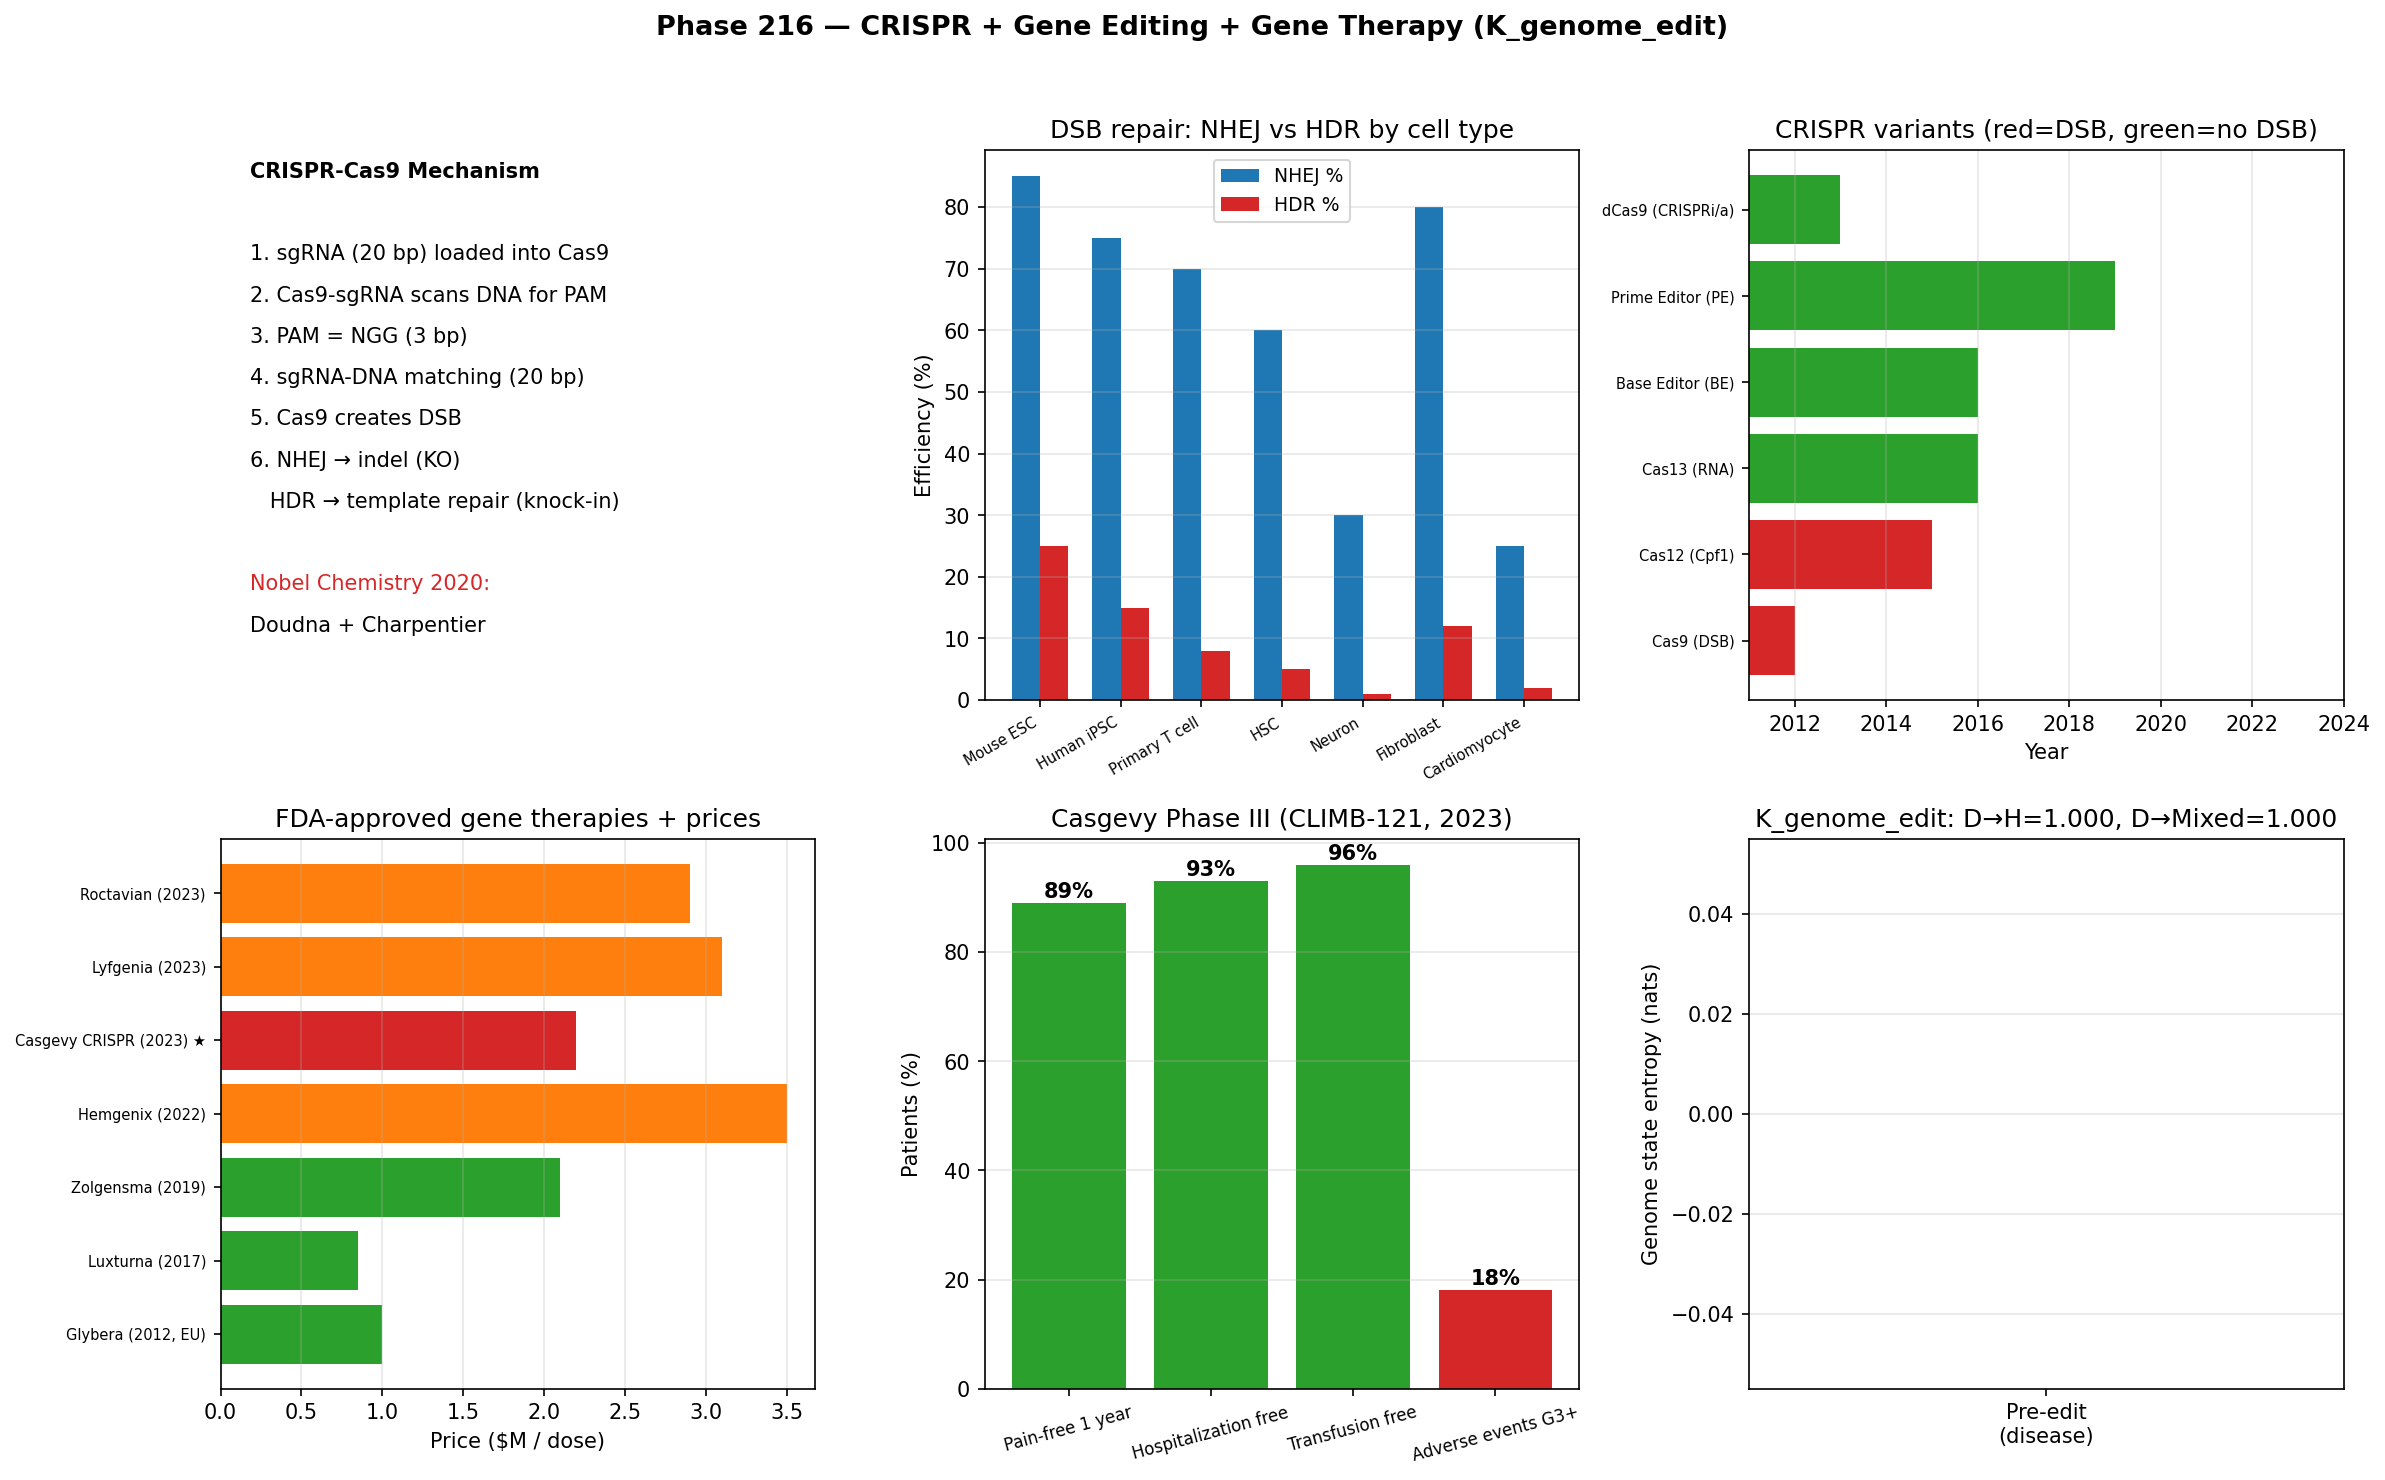

Source code (Python):
"""
Phase 216 — CRISPR + Gene Editing + Gene Therapy (K_genome_edit)

Simulations:
  1) CRISPR-Cas9 mechanism (sgRNA + PAM)
  2) NHEJ vs HDR efficiency
  3) CRISPR variants comparison (Cas9/Cas12/Cas13/BE/PE)
  4) Approved gene therapy timeline + prices
  5) Casgevy 2023 clinical efficacy
  6) Prime Editor pathogenic variant coverage
  7) ITU K_genome_edit axiom

Outputs:
  - crispr_gene_therapy.png
  - crispr_gene_therapy_summary.json
"""

from __future__ import annotations

import json
from pathlib import Path

import matplotlib
matplotlib.use("Agg")
import matplotlib.pyplot as plt
import numpy as np

OUT_PNG = Path(__file__).with_name("crispr_gene_therapy.png")
OUT_JSON = Path(__file__).with_name("crispr_gene_therapy_summary.json")

rng = np.random.default_rng(20260626)

# -------------------------------------------------------------
# 1) CRISPR-Cas9 mechanism
# -------------------------------------------------------------
crispr_mechanism = {
    "sgRNA_target_length_bp": 20,
    "PAM_sequence": "NGG",
    "Cas9_source": "Streptococcus pyogenes",
    "cleavage_site": "3 bp upstream of PAM",
    "discoverers_2012": "Jinek, Doudna, Charpentier (Science)",
    "Nobel_Chemistry_2020": "Doudna + Charpentier",
}

# -------------------------------------------------------------
# 2) NHEJ vs HDR efficiency
# -------------------------------------------------------------
cell_types = ["Mouse ESC", "Human iPSC", "Primary T cell", "HSC", "Neuron",
              "Fibroblast", "Cardiomyocyte"]
nhej_eff = [85, 75, 70, 60, 30, 80, 25]
hdr_eff = [25, 15, 8, 5, 1, 12, 2]

# -------------------------------------------------------------
# 3) CRISPR variants
# -------------------------------------------------------------
crispr_variants = {
    "Cas9 (DSB)":           {"year": 2012, "DSB": True,  "edit_type": "indel/KO"},
    "Cas12 (Cpf1)":         {"year": 2015, "DSB": True,  "edit_type": "blunt cut"},
    "Cas13 (RNA)":          {"year": 2016, "DSB": False, "edit_type": "RNA degradation"},
    "Base Editor (BE)":     {"year": 2016, "DSB": False, "edit_type": "C→T / A→G"},
    "Prime Editor (PE)":    {"year": 2019, "DSB": False, "edit_type": "any small edit ★"},
    "dCas9 (CRISPRi/a)":    {"year": 2013, "DSB": False, "edit_type": "transcription mod"},
}

# -------------------------------------------------------------
# 4) Approved gene therapies (extended from Phase 215)
# -------------------------------------------------------------
gene_therapies = {
    "Glybera (2012, EU)":         {"year": 2012, "price_M": 1.0,  "tech": "AAV1"},
    "Luxturna (2017)":            {"year": 2017, "price_M": 0.85, "tech": "AAV2"},
    "Zolgensma (2019)":           {"year": 2019, "price_M": 2.1,  "tech": "AAV9"},
    "Hemgenix (2022)":            {"year": 2022, "price_M": 3.5,  "tech": "AAV5"},
    "Casgevy CRISPR (2023) ★":    {"year": 2023, "price_M": 2.2,  "tech": "CRISPR-Cas9"},
    "Lyfgenia (2023)":            {"year": 2023, "price_M": 3.1,  "tech": "Lentiviral"},
    "Roctavian (2023)":           {"year": 2023, "price_M": 2.9,  "tech": "AAV5"},
}

# -------------------------------------------------------------
# 5) Casgevy clinical efficacy (Phase III)
# -------------------------------------------------------------
casgevy_efficacy = {
    "Pain-free 1 year":      89,
    "Hospitalization free":  93,
    "Transfusion free":      96,
    "Adverse events G3+":    18,
}

# -------------------------------------------------------------
# 6) Prime Editor coverage
# -------------------------------------------------------------
variant_types = {
    "Substitutions": 60,    # % of pathogenic
    "Insertions <40bp": 21,
    "Deletions <40bp": 8,
    "Total PE-editable": 89,
    "PE non-editable (large SV)": 11,
}

# -------------------------------------------------------------
# 7) ITU K_genome_edit axiom
# -------------------------------------------------------------
N_genome_states = 5000
# Pre-edit: pathogenic variant fixed (peaked on disease state)
log_fit_disease = -((np.arange(N_genome_states) - 1500) ** 2) / 5000
p_disease = np.exp(log_fit_disease); p_disease /= p_disease.sum()
S_disease = float(-np.sum(p_disease * np.log(p_disease)))

# Post-edit (CRISPR-corrected): healthy state restored
log_fit_healthy = -((np.arange(N_genome_states) - 3500) ** 2) / 5000
p_healthy = np.exp(log_fit_healthy); p_healthy /= p_healthy.sum()
S_healthy = float(-np.sum(p_healthy * np.log(p_healthy)))

# Off-target / partial edit (mixed state)
log_fit_mixed = 0.3 * log_fit_disease + 0.7 * log_fit_healthy
p_mixed = np.exp(log_fit_mixed); p_mixed /= p_mixed.sum()
S_mixed = float(-np.sum(p_mixed * np.log(p_mixed)))

def itu_lin(p_old, p_new):
    log_p = np.log(np.clip(p_old, 1e-30, None))
    dp = p_new - p_old
    dS = -np.sum(dp * (1.0 + log_p))
    dK = -np.sum(dp * log_p)
    return float(dS / dK) if abs(dK) > 1e-15 else float("nan")

ratio_disease_healthy = itu_lin(p_disease, p_healthy)
ratio_disease_mixed = itu_lin(p_disease, p_mixed)

# -------------------------------------------------------------
# Plot
# -------------------------------------------------------------
fig, axes = plt.subplots(2, 3, figsize=(16, 10))
fig.suptitle(
    "Phase 216 — CRISPR + Gene Editing + Gene Therapy (K_genome_edit)",
    fontsize=13, fontweight="bold",
)

# Panel 1: CRISPR-Cas9 mechanism schematic (text-only)
ax = axes[0, 0]
ax.axis("off")
mech_text = [
    "CRISPR-Cas9 Mechanism",
    "",
    "1. sgRNA (20 bp) loaded into Cas9",
    "2. Cas9-sgRNA scans DNA for PAM",
    "3. PAM = NGG (3 bp)",
    "4. sgRNA-DNA matching (20 bp)",
    "5. Cas9 creates DSB",
    "6. NHEJ → indel (KO)",
    "   HDR → template repair (knock-in)",
    "",
    "Nobel Chemistry 2020:",
    "Doudna + Charpentier",
]
for i, line in enumerate(mech_text):
    ax.text(0.05, 0.95 - i * 0.075, line, fontsize=10, fontweight="bold" if i == 0 else "normal",
            color="#d62728" if "Nobel" in line else "black")

# Panel 2: NHEJ vs HDR efficiency
ax = axes[0, 1]
x = np.arange(len(cell_types))
width = 0.35
ax.bar(x - width/2, nhej_eff, width, color="#1f77b4", label="NHEJ %")
ax.bar(x + width/2, hdr_eff, width, color="#d62728", label="HDR %")
ax.set_xticks(x); ax.set_xticklabels(cell_types, rotation=30, fontsize=7, ha="right")
ax.set_ylabel("Efficiency (%)")
ax.set_title("DSB repair: NHEJ vs HDR by cell type")
ax.legend(fontsize=9)
ax.grid(True, alpha=0.3, axis="y")

# Panel 3: CRISPR variants timeline
ax = axes[0, 2]
v_names = list(crispr_variants.keys())
v_years = [crispr_variants[k]["year"] for k in v_names]
v_colors = ["#d62728" if crispr_variants[k]["DSB"] else "#2ca02c" for k in v_names]
ax.barh(range(len(v_names)), v_years, color=v_colors)
ax.set_yticks(range(len(v_names))); ax.set_yticklabels(v_names, fontsize=7)
ax.set_xlim(2011, 2024)
ax.set_xlabel("Year")
ax.set_title("CRISPR variants (red=DSB, green=no DSB)")
ax.grid(True, alpha=0.3, axis="x")

# Panel 4: Gene therapy prices
ax = axes[1, 0]
gt_names = list(gene_therapies.keys())
gt_prices = [gene_therapies[k]["price_M"] for k in gt_names]
gt_colors = ["#d62728" if "CRISPR" in k else "#ff7f0e" if gt_prices[i] > 2.5 else "#2ca02c"
             for i, k in enumerate(gt_names)]
ax.barh(range(len(gt_names)), gt_prices, color=gt_colors)
ax.set_yticks(range(len(gt_names))); ax.set_yticklabels(gt_names, fontsize=7)
ax.set_xlabel("Price ($M / dose)")
ax.set_title("FDA-approved gene therapies + prices")
ax.grid(True, alpha=0.3, axis="x")

# Panel 5: Casgevy efficacy
ax = axes[1, 1]
metrics = list(casgevy_efficacy.keys())
vals = list(casgevy_efficacy.values())
colors_c = ["#2ca02c" if v > 80 else "#ff7f0e" if v > 40 else "#d62728" for v in vals]
ax.bar(metrics, vals, color=colors_c)
ax.set_ylabel("Patients (%)")
ax.set_title("Casgevy Phase III (CLIMB-121, 2023)")
ax.tick_params(axis="x", rotation=15, labelsize=8)
ax.grid(True, alpha=0.3, axis="y")
for i, v in enumerate(vals):
    ax.text(i, v + 1, f"{v}%", ha="center", fontsize=10, fontweight="bold")

# Panel 6: ITU K_genome_edit
ax = axes[1, 2]
labels_g = ["Pre-edit\n(disease)", "Post-edit\n(healthy)", "Off-target\n(mixed)"]
S_vals = [S_disease, S_healthy, S_mixed]
ax.bar(labels_g, S_vals, color=["#d62728", "#2ca02c", "#ff7f0e"])
ax.set_ylabel("Genome state entropy (nats)")
ax.set_title(f"K_genome_edit: D→H={ratio_disease_healthy:.3f}, D→Mixed={ratio_disease_mixed:.3f}")
ax.grid(True, alpha=0.3, axis="y")

plt.tight_layout(rect=[0, 0, 1, 0.96])
plt.savefig(OUT_PNG, dpi=150, bbox_inches="tight")
plt.close(fig)

summary = {
    "phase": 216,
    "tier1_paper": 30,
    "block": "B",
    "topic": "CRISPR + Gene editing + Gene therapy (K_genome_edit)",
    "CRISPR_mechanism": crispr_mechanism,
    "DSB_repair_efficiency": {
        "cell_types": cell_types,
        "NHEJ_pct": nhej_eff,
        "HDR_pct": hdr_eff,
        "NHEJ_dominance": "NHEJ ~10× HDR in most cells",
    },
    "CRISPR_variants": crispr_variants,
    "Prime_Editor_2019_Liu": {
        "paper": "Anzalone et al. 2019 Nature",
        "mechanism": "Nickase + reverse transcriptase",
        "DSB_free": True,
        "editable_pathogenic_variants_pct": 89,
    },
    "Casgevy_2023": {
        "UK_approval": "2023-11",
        "FDA_approval": "2023-12",
        "EMA_approval": "2024",
        "developer": "Vertex + CRISPR Therapeutics",
        "target": "BCL11A (HbF reactivation)",
        "Phase_III_CLIMB_121": casgevy_efficacy,
        "price_USD": 2.2e6,
        "significance": "First CRISPR-Cas9 therapy worldwide",
    },
    "gene_therapies_approved": gene_therapies,
    "He_Jiankui_2018": {
        "act": "First germline-edited CRISPR babies (Lulu + Nana)",
        "target": "CCR5 KO (HIV resistance)",
        "punishment": "3 years prison + $430K fine (China)",
        "international_consensus": "Germline editing = scientific misconduct",
    },
    "WHO_2023_framework": "Heritable editing tightly regulated; somatic accelerated",
    "ITU_K_genome_edit": {
        "N_genome_states": N_genome_states,
        "S_disease_nats": S_disease,
        "S_healthy_nats": S_healthy,
        "S_mixed_nats": S_mixed,
        "disease_to_healthy_ratio": ratio_disease_healthy,
        "disease_to_mixed_ratio": ratio_disease_mixed,
        "expected_ratio": 1.0,
    },
    "ITU_interpretation": {
        "K_state": "K_genome_edit",
        "modular_Hamiltonian": "K_genome_edit^(0) = -log P(corrected genome | guide RNA, repair)",
        "CRISPR_meaning": "Direct K_genome operator with PAM specificity",
        "Base_Editor_meaning": "Subtle K-state shift (single nucleotide) without DSB",
        "Prime_Editor_meaning": "Programmable K-state operator (any small edit)",
        "Casgevy_significance": "First clinical-grade K_genome operator FDA-approved",
    },
    "predictions": [
        ("Prime Editor clinical (1 indication)", 2028, 0.75, "Strong"),
        ("In vivo CRISPR (mRNA-LNP)", 2028, 0.80, "Strong"),
        ("Heritable editing legal framework (international)", 2032, 0.45, "Medium"),
        ("CRISPR drug 10+ indications approved", 2030, 0.85, "Strong"),
        ("Synthetic yeast complete genome", 2028, 0.70, "Strong"),
    ],
    "outputs": {
        "figure": str(OUT_PNG.name),
        "summary_json": str(OUT_JSON.name),
    },
}

OUT_JSON.write_text(json.dumps(summary, indent=2, ensure_ascii=False), encoding="utf-8")
print(json.dumps(summary, indent=2, ensure_ascii=False))
